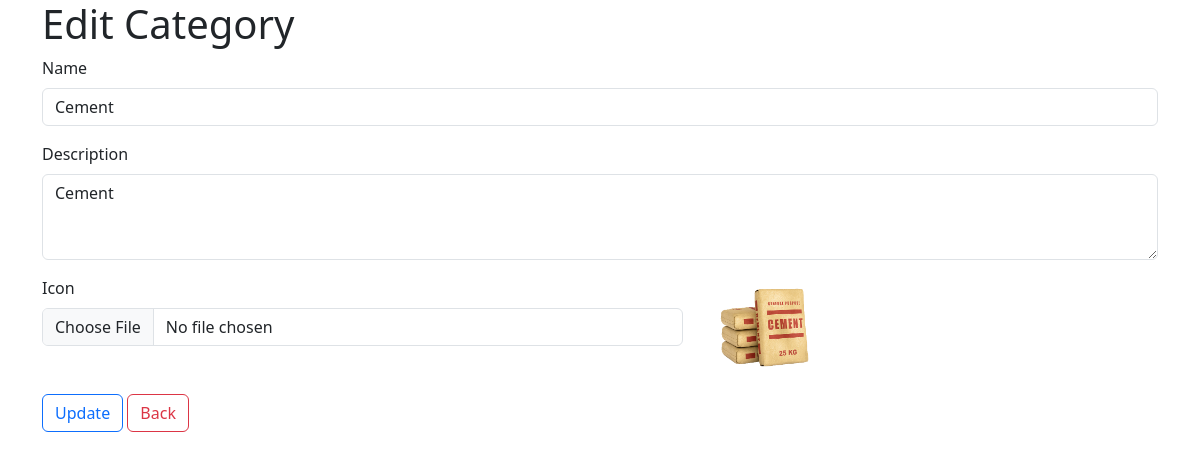
/categories-edit.php?id=6, run on the app's committed database.
### tables this page shows
CREATE TABLE `categories` (
  `id` int(11) NOT NULL,
  `name` varchar(60) NOT NULL,
  `description` varchar(512) NOT NULL,
  `icon` varchar(60) NOT NULL,
  `created_at` timestamp NOT NULL DEFAULT current_timestamp()
);

### categories-edit.php (the view, shortened to what this page needs)
<?php
require "db/connect.php";
if(isset($_GET['id'])){
    $id = $_GET['id'];
    $q = "select * from categories where id ={$id} limit 1";
    $r = $connect->query($q);
    if($r->num_rows){
    $row = $r->fetch_assoc();
    }
    else{exit;}
}
else exit;
?>
<!DOCTYPE html>
<html lang="en">
<head>
    <link rel="stylesheet" href="https://cdn.jsdelivr.net/npm/bootstrap@5.3.0-alpha1/dist/css/bootstrap.min.css">
    <link rel="stylesheet" href="assets/css/style.css">
    <link rel="stylesheet" href="https://cdn.jsdelivr.net/npm/bootstrap-icons@1.10.3/font/bootstrap-icons.css">
</head>
<body>
    <div class="container">
        <h1>Edit Category</h1>
    <div id="formContainer">
            <form action="" method="post" enctype="multipart/form-data">
                <div class="mb-3">
                    <label for="catname" class="form-label">Name</label>
                    <input type="text" class="form-control" id="catname" name="catname" placeholder="category name" required value="<?= $row['name']?>">
                </div>
                <div class="mb-3">
                    <label for="catdesc" class="form-label">Description</label>
                    <textarea class="form-control" id="catdesc" name="catdesc" rows="3" required><?= $row['description']?></textarea>
                </div>
                <div class="mb-3">
                    <div class="row">
                        <div class="col-7">
                        <label for="caticon" class="form-label">Icon</label>
                    <input class="form-control" type="file" name="caticon" id="caticon">
                        </div>
                        <div class="col-5">
                            <img class="iconimage" src="assets/images/caticon/<?= $row['icon']?>" alt="">
                        </div>
                    </div>
                </div>
                <input class="btn btn-outline-primary" type="submit" value="Update" name="updateBtn">
                <input class="btn btn-outline-danger" type="button" value="Back" name="back">
            </form>
        </div>
    </div>
</body>
</html>

### assets/css/style.css (style rules this page uses)
img { width: 100%; height: 100%; }
.iconimage { width: 120px !important; }

### data on the page
categories: catname "Cement", catdesc "Cement", icon (picture)
